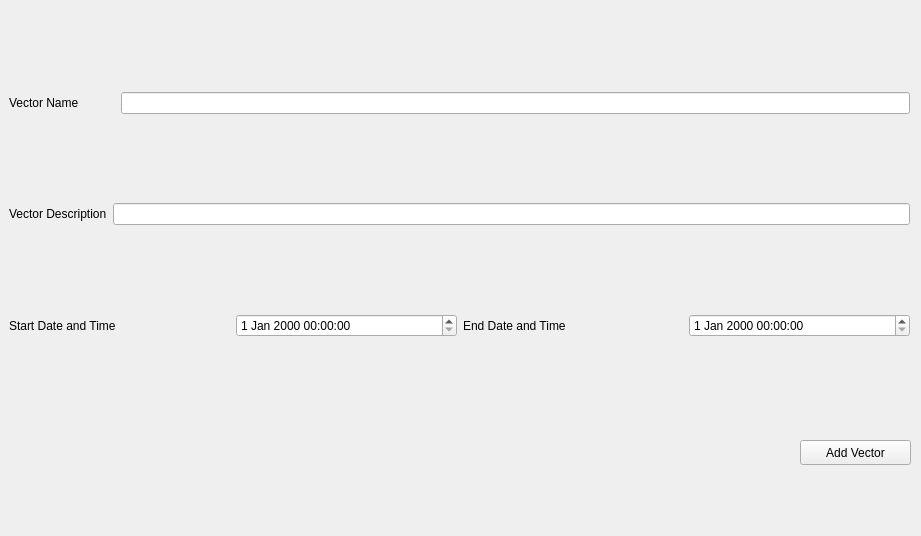
<?xml version="1.0" encoding="UTF-8"?>
<ui version="4.0">
 <class>Form</class>
 <widget class="QWidget" name="Form">
  <property name="geometry">
   <rect>
    <x>0</x>
    <y>0</y>
    <width>921</width>
    <height>536</height>
   </rect>
  </property>
  <property name="windowTitle">
   <string>Create Vector</string>
  </property>
  <widget class="QWidget" name="verticalLayoutWidget">
   <property name="geometry">
    <rect>
     <x>9</x>
     <y>9</y>
     <width>901</width>
     <height>411</height>
    </rect>
   </property>
   <layout class="QVBoxLayout" name="verticalLayout">
    <item>
     <layout class="QHBoxLayout" name="horizontalLayout">
      <item>
       <widget class="QLabel" name="label_2">
        <property name="text">
         <string>Vector Name           </string>
        </property>
       </widget>
      </item>
      <item>
       <widget class="QLineEdit" name="vecname_txtbox"/>
      </item>
     </layout>
    </item>
    <item>
     <layout class="QHBoxLayout" name="horizontalLayout_2">
      <item>
       <widget class="QLabel" name="label_3">
        <property name="text">
         <string>Vector Description</string>
        </property>
       </widget>
      </item>
      <item>
       <widget class="QLineEdit" name="vecdesc_txtbox"/>
      </item>
     </layout>
    </item>
    <item>
     <layout class="QHBoxLayout" name="horizontalLayout_3">
      <item>
       <widget class="QLabel" name="label_4">
        <property name="text">
         <string>Start Date and Time</string>
        </property>
       </widget>
      </item>
      <item>
       <widget class="QDateTimeEdit" name="start_dt"/>
      </item>
      <item>
       <widget class="QLabel" name="label_6">
        <property name="text">
         <string>End Date and Time</string>
        </property>
       </widget>
      </item>
      <item>
       <widget class="QDateTimeEdit" name="end_dt"/>
      </item>
     </layout>
    </item>
   </layout>
  </widget>
  <widget class="QPushButton" name="addvector_btn">
   <property name="geometry">
    <rect>
     <x>800</x>
     <y>440</y>
     <width>111</width>
     <height>25</height>
    </rect>
   </property>
   <property name="text">
    <string>Add Vector</string>
   </property>
  </widget>
 </widget>
 <resources/>
 <connections/>
</ui>
